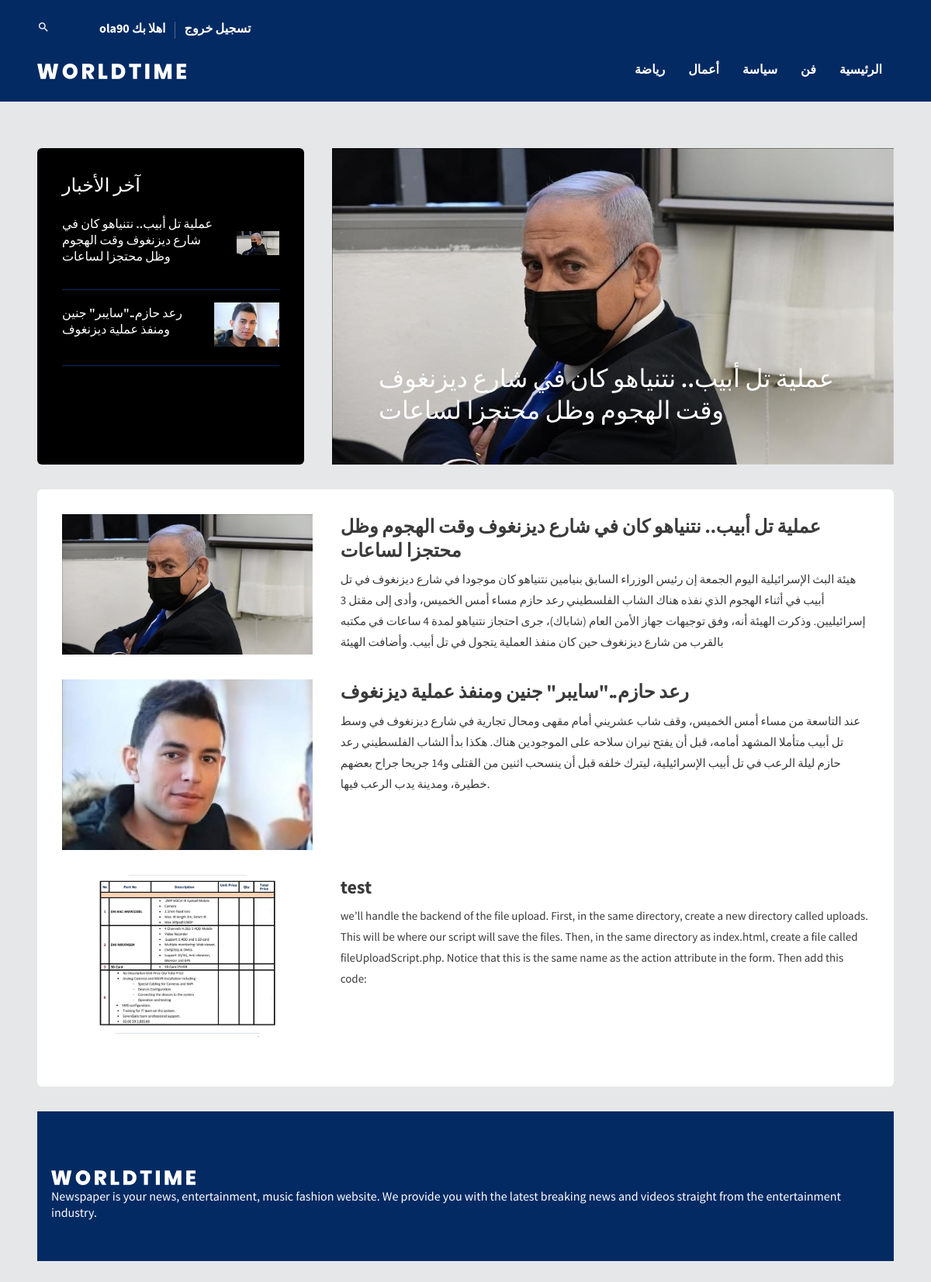
Screenshot of /users/index.php (signed in) with the database file from the repository.
### tables this page shows
CREATE TABLE `category` (
  `catID` int(11) NOT NULL,
  `name` varchar(200) NOT NULL,
  `created_at` datetime NOT NULL DEFAULT current_timestamp()
);

CREATE TABLE `news` (
  `newsID` int(11) NOT NULL,
  `title` varchar(200) NOT NULL,
  `body` text NOT NULL,
  `image` varchar(250) NOT NULL,
  `catID` int(11) NOT NULL,
  `userID` int(11) NOT NULL,
  `created_at` datetime NOT NULL DEFAULT current_timestamp()
);

### handlers/get/getcat.php (called while the page is built)
<?PHP
$sql="SELECT * FROM category";
$get=mysqli_query($conn,$sql);
?>

### users/handlers/getLatest.php (called while the page is built)
<?php
$sql="SELECT * ,category.name FROM `news`JOIN category ON news.catID=category.catID
WHERE category.name='سياسة' OR 'سياسه'  ORDER BY news.newsID DESC ";
$latest=mysqli_query($conn,$sql);

### users/handlers/getLast.php (called while the page is built)
<?php
$sql="SELECT * FROM news ORDER BY newsID DESC LIMIT 1";
$last=mysqli_query($conn,$sql);

### users/handlers/getLatestIndex.php (called while the page is built)
<?php
$sql="SELECT * FROM news ORDER BY newsID DESC LIMIT 5";
$latestNews=mysqli_query($conn,$sql);

### users/index.php (the view, shortened to what this page needs)
<?php
if(isset($_SESSION['name'])){
  require("../handlers/connect.php");
 require("include/header.php");
  ?>
        <div class="content-wrapper">
          <div class="container">
            <div class="row" data-aos="fade-up">
            <div class="col-xl-4 stretch-card grid-margin">
                <div class="card bg-dark text-white">
                  <div class="card-body">
                    <h2>آخر الأخبار</h2>
                    <?PHP
                    require("handlers/getLatest.php");
                    while($latestN=mysqli_fetch_assoc($latest)){
?>
                    <div
                      class="d-flex border-bottom-blue pt-3 pb-4 align-items-center justify-content-between"
                    >
                      <div class="pr-3">
                        <h5><?=$latestN['title']?></h5>
                      </div>
                      <div class="rotate-img">
                        <img
                          src="../handlers/upload/<?=$latestN['image']?>"
                          alt="thumb"
                          class="img-fluid img-lg"
                        />
                      </div>
                    </div>
<?php } ?>
                  </div>
                </div>
              </div>
            <?php  require("handlers/getLast.php");
                    $last1=mysqli_fetch_assoc($last);
                    ?>
              <div class="col-xl-8 stretch-card grid-margin">
                <div class="position-relative">
                  <img
                    src="../handlers/upload/<?=$last1['image']?>"
                    alt="banner"
                    class="img-fluid"
                  />
                  <div class="banner-content">
                    <h1 class="mb-2">
                      <?=$last1['title'];?>
                    </h1>
                  </div>
                </div>
              </div>
            </div>
            <div class="row" data-aos="fade-up">
              <div class="col-lg-12 stretch-card grid-margin">
                <div class="card">
                  <div class="card-body">
                  <?PHP
                    require("handlers/getLatestIndex.php");
                    while($news=mysqli_fetch_assoc($latestNews)){
?>
                    <div class="row">
                      <div class="col-sm-4 grid-margin">
                        <div class="position-relative">
                          <div class="rotate-img">
                            <img
                              src="../handlers/upload/<?= $news['image']; ?>"
                              alt="thumb"
                              class="img-fluid"
                            />
                          </div>
                        </div>
                      </div>
                      <div class="col-sm-8  grid-margin">
                        <h2 class="mb-2 font-weight-600">
                        <?=$news['title']?>
                        </h2>
                        <p class="mb-0">
                        <?=$news['body']?>
                        </p>
                      </div>
                    </div>
<?php }?>
                  </div>
                </div>
              </div>
            </div>
<?php
  require("include/footer.php");
}
else{
  header("Location:../login.php");
} ?>

### users/include/header.php (shortened to what this page needs)
<?php
  require("../handlers/get/getcat.php");
?>
<!DOCTYPE html>
<html lang="en">
  <head>
    <link
      rel="stylesheet"
      href="./assets/vendors/mdi/css/materialdesignicons.min.css"
    />
    <link rel="stylesheet" href="assets/vendors/aos/dist/aos.css/aos.css" />
    <link rel="stylesheet" href="assets/css/style.css">
  </head>
  <body>
    <div class="container-scroller">
      <div class="main-panel">
        <header id="header">
          <div class="container">
            <nav class="navbar navbar-expand-lg navbar-light">
              <div class="navbar-top">
                <div class="d-flex justify-content-between align-items-center">
                  <ul class="navbar-top-right-menu">
                    <li class="nav-item">
                      <a href="#" class="nav-link"><i class="mdi mdi-magnify"></i></a>
                    </li>
                    <li class="nav-item">
                      <a href="../profile.php" class="nav-link">  <?= $_SESSION['name'];?>  اهلا بك </a>
                    </li>
                    <li class="nav-item">
                      <a href="../handlers/logout.php" class="nav-link">تسجيل خروج</a>
                    </li>
                  </ul>
                </div>
              </div>
              <div class="navbar-bottom">
                <div class="d-flex justify-content-between align-items-center">
                  <div>
                    <a class="navbar-brand" href="#"
                      ><img src="assets/images/logo.svg" alt=""
                    /></a>
                  </div>
                  <div>
                    <div
                      class="navbar-collapse justify-content-center collapse"
                      id="navbarSupportedContent"
                    >
                      <ul
                        class="navbar-nav d-lg-flex justify-content-between align-items-center"
                      >
<?php
                        while($cat=mysqli_fetch_assoc($get)){?>
                        <li class="nav-item">
                          <a class="nav-link" href="page.php?id=<?=$cat['catID']?>"><?=$cat['name'];?></a>
                        </li>
                        <?php }?>
                        <li class="nav-item active">
                          <a class="nav-link" href="index.php">الرئيسية</a>
                        </li>
                      </ul>
                    </div>
                  </div>
                </div>
              </div>
            </nav>
          </div>
        </header>

### rows the page displays
category: name "رياضة"
category: name "أعمال"
category: name "سياسة"
category: name "فن"
news: title "عملية تل أبيب.. نتنياهو كان في شارع ديزنغوف وقت الهجوم وظل محتجزا لساعات", image (picture), body "هيئة البث الإسرائيلية اليوم الجمعة إن رئيس الوزراء السابق بنيامين نتنياهو كان موجودا في شارع ديزنغوف في تل أبيب في أثناء الهجوم الذي نفذه هناك الشاب الفلسطيني رعد حازم مساء أمس الخميس، وأدى إلى مقتل 3 إسرائيليين. وذكرت الهيئة أنه، وفق توجيهات جهاز الأمن العام (شاباك)، جرى احتجاز نتنياهو لمدة 4 ساعات في مكتبه بالقرب من شارع ديزنغوف حين كان منفذ العملية يتجول في تل أبيب. وأضافت الهيئة"
news: title "رعد حازم..\"سايبر\" جنين ومنفذ عملية ديزنغوف", image (picture), body "عند التاسعة من مساء أمس الخميس، وقف شاب عشريني أمام مقهى ومحال تجارية في شارع ديزنغوف في وسط تل أبيب متأملا المشهد أمامه، قبل أن يفتح نيران سلاحه على الموجودين هناك. هكذا بدأ الشاب الفلسطيني رعد حازم ليلة الرعب في تل أبيب الإسرائيلية، ليترك خلفه قبل أن ينسحب اثنين من القتلى و14 جريحا جراح بعضهم خطيرة، ومدينة يدب الرعب فيها."
news: image (picture), title "test", body "we’ll handle the backend of the file upload. First, in the same directory, create a new directory called uploads. This will be where our script will save the files. Then, in the same directory as index.html, create a file called fileUploadScript.php. Notice that this is the same name as the action attribute in the form. Then add this code:"

### other values shown
$_SESSION['name'] "ola90"
